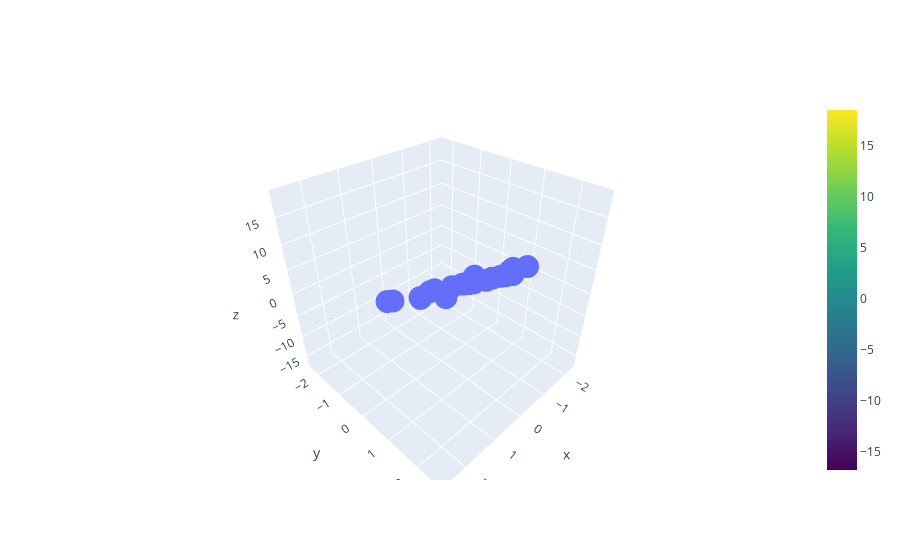

Notebook code cell kept with this figure:
### Code cell
# we use plotly go to get a interactive 3D_plot
import plotly.graph_objects as go

# create a 3D plot of our data as we did earlier
fig = go.Figure(data=go.Scatter3d(
    x=X[:, 0],
    y=X[:, 1],
    z=y,
    mode='markers',
))

# create the 3D plot of the regression model on that plot
fig.add_trace(go.Surface(
    x=x1_range,
    y=x2_range,
    z=y_pred_grid,
    colorscale='Viridis',
    opacity=0.8
))

fig.show()

### Figure 1 — Plotly figure (JSON) as saved in the notebook; plotly's stock layout.template omitted (floating-point values rounded to 4 significant figures; data arrays with more than 128 entries replaced by an {"elided": "..."} marker saying what was removed)
{"data": [{"mode": "markers", "type": "scatter3d", "x": [1.086, 0.9688, -0.6472, -0.8371, 0.762, -1.291, 0.7874, -1.098, 1.541, -0.8182, -1.31, -1.46, -1.636, -2.3, -0.7113, -0.2618, -0.3935, -0.2915, 0.606, -0.7014], "y": [-0.6261, 1.72, 0.4775, 1.296, 2.602, 0.555, 0.3931, -1.411, -0.2478, 1.504, 0.8159, -0.6066, -1.199, 0.3871, 0.8319, 0.8256, -0.2442, -1.143, -0.1521, 1.958], "z": [-0.8783, 10.63, 0.7908, 4.46, 14.44, -0.0929, 3.745, -9.114, 2.157, 6.727, 1.159, -6.075, -9.459, -2.342, 2.379, 4.743, -4.221, -7.391, -0.1529, 8.911]}, {"colorscale": [[0, "#440154"], [0.1111, "#482878"], [0.2222, "#3e4989"], [0.3333, "#31688e"], [0.4444, "#26828e"], [0.5556, "#1f9e89"], [0.6667, "#35b779"], [0.7778, "#6ece58"], [0.8889, "#b5de2b"], [1, "#fde725"]], "opacity": 0.8, "type": "surface", "x": [-2.3, -2.042, -1.784, -1.526, -1.268, -1.01, -0.7518, -0.4939, -0.2359, 0.02202, 0.28, 0.5379, 0.7959, 1.054, 1.312, 1.57, 1.828, 2.086, 2.344, 2.602], "y": [-2.3, -2.042, -1.784, -1.526, -1.268, -1.01, -0.7518, -0.4939, -0.2359, 0.02202, 0.28, 0.5379, 0.7959, 1.054, 1.312, 1.57, 1.828, 2.086, 2.344, 2.602], "z": {"elided": "20x20 float values"}}], "layout": {}}
